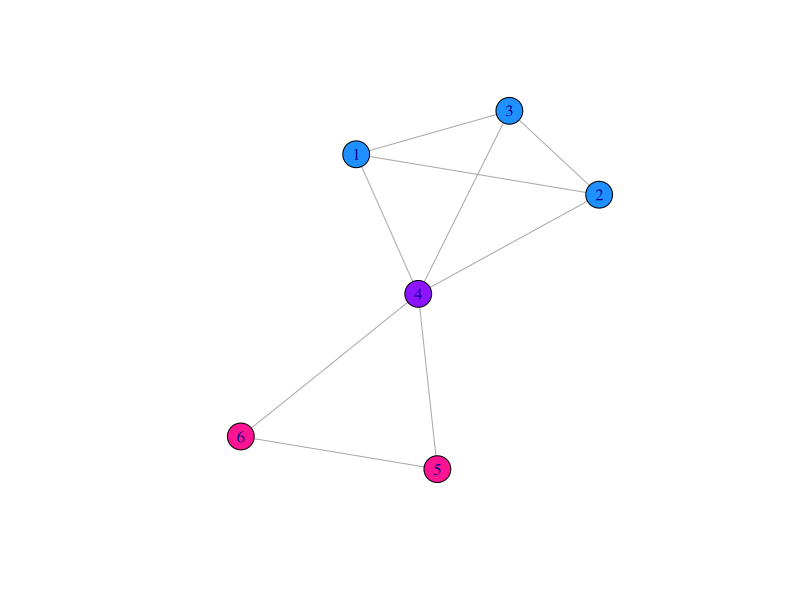

Reproduce this figure in R.
## ---- chunk 1
# load igraph and set random seed
library(igraph)
set.seed(1)

# adj matrix with two cliques
clique = matrix(0, 6, 6)
clique[0:4,0:4] = 1
clique[3,4] = clique[4,5] = clique[4,5] = clique[4,6] = clique[5,6] = 1
diag(clique) = 0

# convert to graph
g = graph.adjacency(clique, mode='undirected')

# color cliques
V(g)$color = ifelse(V(g) %in% c(1,2,3), '#1E90FF', '#FF1493')
V(g)[4]$color = "#8C14FF"

# plot cliques
plot(g)
